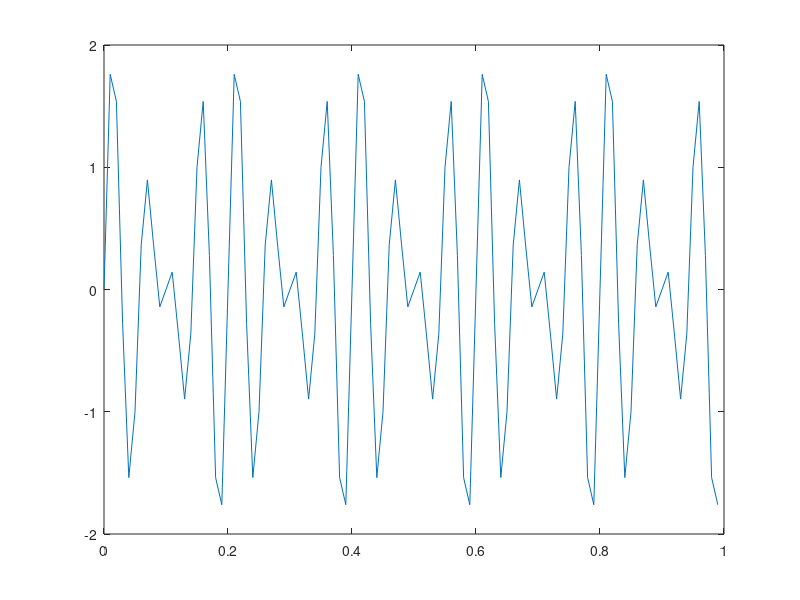
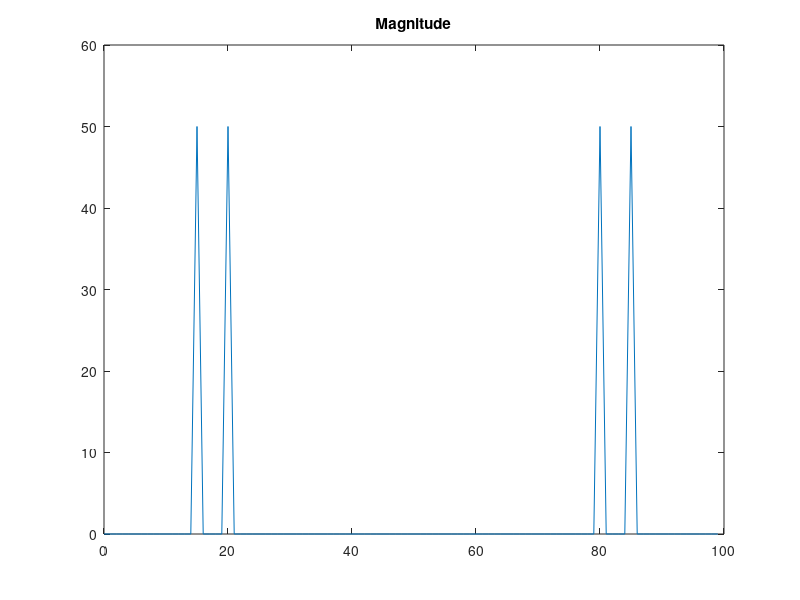
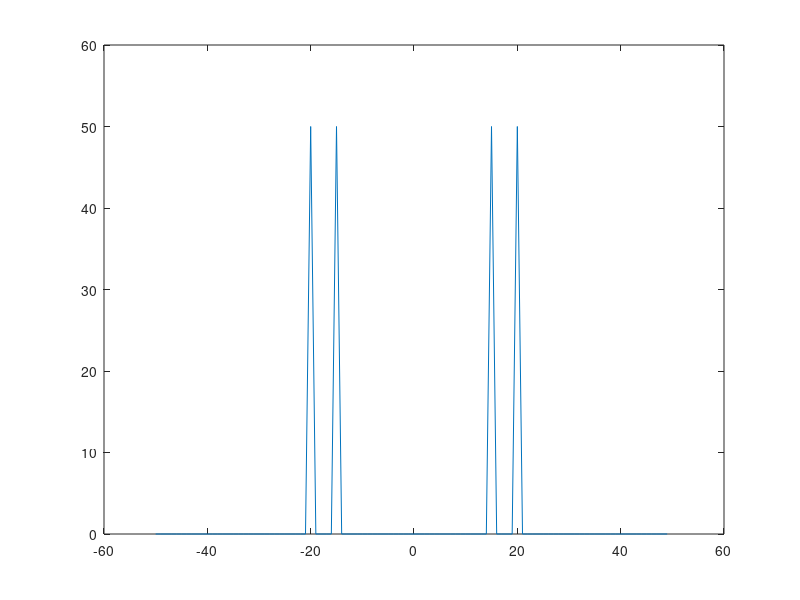
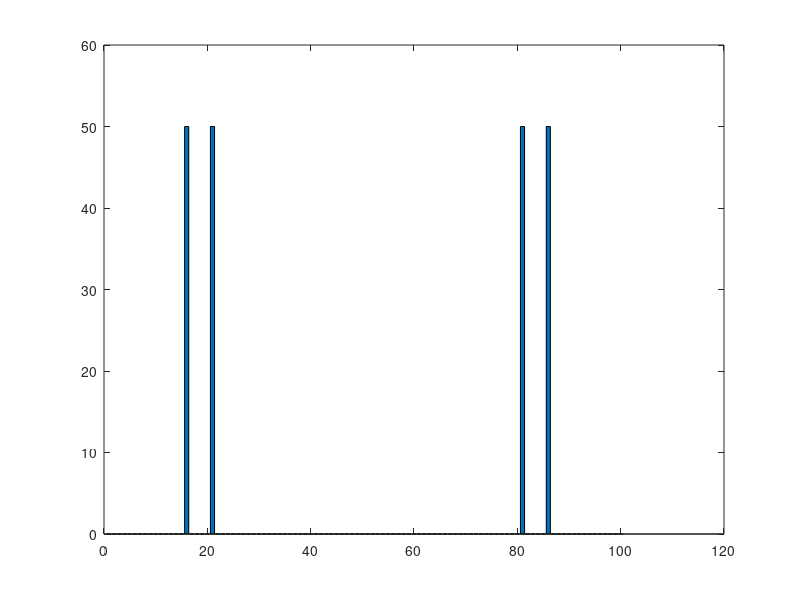

Write MATLAB code to recreate these figures, in order. (Note: this script raises an error after producing the figures.)
clear all
close all
Tp=1 ;
fs=100;
Ts=1/fs;
t=0:Ts:Tp-Ts;                  
x = sin(2*pi*15*t) + sin(2*pi*20*t);
plot(t,x)
%%
figure
yfft = fft(x);     
f = (0:length(yfft)-1)*fs/length(yfft);
plot(f,abs(yfft))
title('Magnitude')
%%
figure
n = length(x);                         
fshift = (-n/2:n/2-1)*(fs/n);
yshift = fftshift(yfft);
plot(fshift,abs(yshift))
%%
figure
bar(abs(yfft))


%%
xnoise = x + 0.5*gallery('normaldata',size(t),4);
figure
plot(t,xnoise)
figure
ynoise = fft(xnoise);
ynoiseshift = fftshift(ynoise);    
power = abs(ynoiseshift).^2/n; 
plot(fshift,power)
title('Power')
%%
clear all
close all
Tp=1 ;
fs=100;
Ts=1/fs;
t=0:Ts:Tp-Ts;
N=100;
A=1;
%u=A*((t>Tp/3)&(t<Tp*2/3)); %gradino
%u=A.*((t.*(t<=Tp/2)))+ A.*(((Tp/2-t+A/2).*(t>Tp/2))); %dente di sega
u=sin(2*pi*15*t) + sin(2*pi*20*t); %due toni a 15Hz e 20Hz

figure
plot(t,u)
%%
yfft = fft(u);    
f = (0:length(yfft)-1)*fs/length(yfft);
n = length(u);                         
fshift = (-n/2:n/2-1)*(fs/n);
yshift = fftshift(yfft);
plot(fshift,abs(yshift))
title('Magnitude')
figure
bar(f,abs(yfft))
%%


a0=1;
an=0.*ones(1,N);
bn=0.*ones(1,N);
x0=[a0 an bn];
f = @(x)calcola_errore(x,u,Tp,Ts);
options = optimoptions(@fminunc,'Display','iter','Algorithm','quasi-newton','MaxFunEvals',10000);
[x,fval] = fminunc(f,x0,options)

a0=x(1);
an=x(2:N+1);
bn=x(N+2:end);
yfft=calcola_fourier(a0,an,bn,Tp,Ts);
figure;plot(t,u-yfft');
%plot(t,yfft,t,u);
%figure;plot(x)